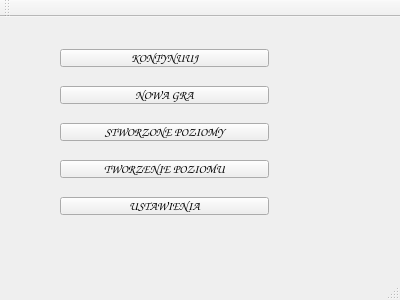
<?xml version="1.0" encoding="UTF-8"?>
<ui version="4.0">
 <class>Menu</class>
 <widget class="QMainWindow" name="Menu">
  <property name="geometry">
   <rect>
    <x>0</x>
    <y>0</y>
    <width>400</width>
    <height>300</height>
   </rect>
  </property>
  <property name="windowTitle">
   <string>Menu</string>
  </property>
  <widget class="QWidget" name="centralWidget">
   <widget class="QPushButton" name="button_tworzenie_poziomu">
    <property name="geometry">
     <rect>
      <x>60</x>
      <y>143</y>
      <width>209</width>
      <height>18</height>
     </rect>
    </property>
    <property name="font">
     <font>
      <family>Comic Sans MS</family>
      <weight>75</weight>
      <bold>true</bold>
     </font>
    </property>
    <property name="cursor">
     <cursorShape>OpenHandCursor</cursorShape>
    </property>
    <property name="text">
     <string>TWORZENIE POZIOMU</string>
    </property>
   </widget>
   <widget class="QPushButton" name="button_stworzone_poziomy">
    <property name="geometry">
     <rect>
      <x>60</x>
      <y>106</y>
      <width>209</width>
      <height>18</height>
     </rect>
    </property>
    <property name="font">
     <font>
      <family>Comic Sans MS</family>
      <weight>75</weight>
      <bold>true</bold>
     </font>
    </property>
    <property name="cursor">
     <cursorShape>OpenHandCursor</cursorShape>
    </property>
    <property name="text">
     <string>STWORZONE POZIOMY</string>
    </property>
   </widget>
   <widget class="QPushButton" name="button_kontynuuj">
    <property name="geometry">
     <rect>
      <x>60</x>
      <y>32</y>
      <width>209</width>
      <height>18</height>
     </rect>
    </property>
    <property name="font">
     <font>
      <family>Comic Sans MS</family>
      <weight>75</weight>
      <bold>true</bold>
     </font>
    </property>
    <property name="cursor">
     <cursorShape>OpenHandCursor</cursorShape>
    </property>
    <property name="text">
     <string>KONTYNUUJ</string>
    </property>
   </widget>
   <widget class="QPushButton" name="button_nowa_gra">
    <property name="geometry">
     <rect>
      <x>60</x>
      <y>69</y>
      <width>209</width>
      <height>18</height>
     </rect>
    </property>
    <property name="font">
     <font>
      <family>Comic Sans MS</family>
      <weight>75</weight>
      <bold>true</bold>
     </font>
    </property>
    <property name="cursor">
     <cursorShape>OpenHandCursor</cursorShape>
    </property>
    <property name="text">
     <string>NOWA GRA</string>
    </property>
   </widget>
   <widget class="QPushButton" name="button_ustawienia">
    <property name="geometry">
     <rect>
      <x>60</x>
      <y>180</y>
      <width>209</width>
      <height>18</height>
     </rect>
    </property>
    <property name="font">
     <font>
      <family>Comic Sans MS</family>
      <weight>75</weight>
      <bold>true</bold>
     </font>
    </property>
    <property name="cursor">
     <cursorShape>OpenHandCursor</cursorShape>
    </property>
    <property name="text">
     <string>USTAWIENIA</string>
    </property>
   </widget>
  </widget>
  <widget class="QMenuBar" name="menuBar">
   <property name="geometry">
    <rect>
     <x>0</x>
     <y>0</y>
     <width>400</width>
     <height>17</height>
    </rect>
   </property>
  </widget>
  <widget class="QToolBar" name="mainToolBar">
   <attribute name="toolBarArea">
    <enum>TopToolBarArea</enum>
   </attribute>
   <attribute name="toolBarBreak">
    <bool>false</bool>
   </attribute>
  </widget>
  <widget class="QStatusBar" name="statusBar"/>
 </widget>
 <layoutdefault spacing="6" margin="11"/>
 <resources/>
 <connections/>
</ui>
